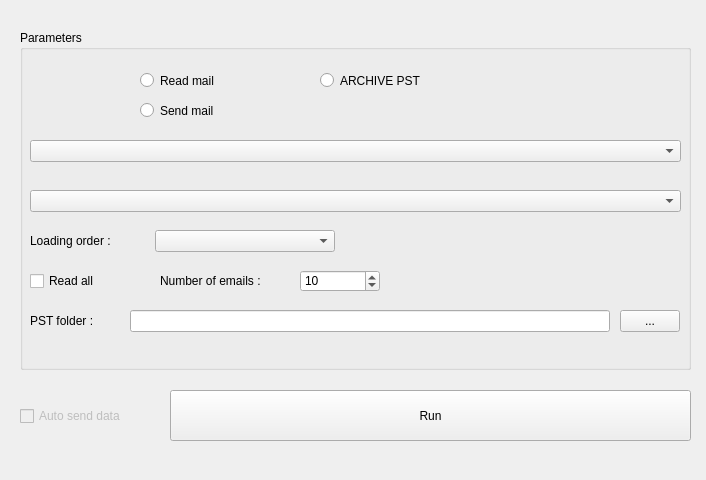
<?xml version="1.0" encoding="UTF-8"?>
<ui version="4.0">
 <class>Form</class>
 <widget class="QWidget" name="Form">
  <property name="geometry">
   <rect>
    <x>0</x>
    <y>0</y>
    <width>706</width>
    <height>480</height>
   </rect>
  </property>
  <property name="windowTitle">
   <string>Form</string>
  </property>

  <widget class="QPushButton" name="pushButton">
   <property name="geometry">
    <rect>
     <x>170</x>
     <y>390</y>
     <width>521</width>
     <height>51</height>
    </rect>
   </property>
   <property name="text">
    <string>Run</string>
   </property>
  </widget>

  <widget class="QGroupBox" name="groupBox">
   <property name="geometry">
    <rect>
     <x>20</x>
     <y>30</y>
     <width>671</width>
     <height>340</height>
    </rect>
   </property>
   <property name="title">
    <string>Parameters</string>
   </property>

   <widget class="QRadioButton" name="radioButton">
    <property name="geometry">
     <rect>
      <x>120</x>
      <y>40</y>
      <width>171</width>
      <height>21</height>
     </rect>
    </property>
    <property name="text">
     <string>Read mail</string>
    </property>
   </widget>

   <widget class="QRadioButton" name="radioButton_2">
    <property name="geometry">
     <rect>
      <x>120</x>
      <y>70</y>
      <width>181</width>
      <height>21</height>
     </rect>
    </property>
    <property name="text">
     <string>Send mail</string>
    </property>
   </widget>

   <!-- NEW: PST MODE -->
   <widget class="QRadioButton" name="radioButton_pst">
    <property name="geometry">
     <rect>
      <x>300</x>
      <y>40</y>
      <width>200</width>
      <height>21</height>
     </rect>
    </property>
    <property name="text">
     <string>ARCHIVE PST</string>
    </property>
   </widget>

   <widget class="QComboBox" name="comboBox">
    <property name="geometry">
     <rect>
      <x>10</x>
      <y>110</y>
      <width>651</width>
      <height>22</height>
     </rect>
    </property>
    <property name="editable">
     <bool>false</bool>
    </property>
   </widget>

   <widget class="QComboBox" name="comboBox_2">
    <property name="geometry">
     <rect>
      <x>10</x>
      <y>160</y>
      <width>651</width>
      <height>22</height>
     </rect>
    </property>
    <property name="editable">
     <bool>false</bool>
    </property>
   </widget>

   <!-- Sort order -->
   <widget class="QLabel" name="label_sort_order">
    <property name="geometry">
     <rect>
      <x>10</x>
      <y>200</y>
      <width>120</width>
      <height>22</height>
     </rect>
    </property>
    <property name="text">
     <string>Loading order :</string>
    </property>
   </widget>

   <widget class="QComboBox" name="comboBox_sort_order">
    <property name="geometry">
     <rect>
      <x>135</x>
      <y>200</y>
      <width>180</width>
      <height>22</height>
     </rect>
    </property>
    <property name="editable">
     <bool>false</bool>
    </property>
   </widget>

   <!-- Read all -->
   <widget class="QCheckBox" name="checkBox_read_all">
    <property name="geometry">
     <rect>
      <x>10</x>
      <y>240</y>
      <width>120</width>
      <height>22</height>
     </rect>
    </property>
    <property name="text">
     <string>Read all</string>
    </property>
   </widget>

   <widget class="QLabel" name="label_email_count">
    <property name="geometry">
     <rect>
      <x>140</x>
      <y>240</y>
      <width>130</width>
      <height>22</height>
     </rect>
    </property>
    <property name="text">
     <string>Number of emails :</string>
    </property>
   </widget>

   <widget class="QSpinBox" name="spinBox_email_count">
    <property name="geometry">
     <rect>
      <x>280</x>
      <y>240</y>
      <width>80</width>
      <height>22</height>
     </rect>
    </property>
    <property name="minimum">
     <number>1</number>
    </property>
    <property name="maximum">
     <number>99999</number>
    </property>
    <property name="value">
     <number>10</number>
    </property>
   </widget>

   <!-- NEW: PST folder -->
   <widget class="QLabel" name="label_pst_folder">
    <property name="geometry">
     <rect>
      <x>10</x>
      <y>280</y>
      <width>120</width>
      <height>22</height>
     </rect>
    </property>
    <property name="text">
     <string>PST folder :</string>
    </property>
   </widget>

   <widget class="QLineEdit" name="lineEdit_pst_folder">
    <property name="geometry">
     <rect>
      <x>110</x>
      <y>280</y>
      <width>480</width>
      <height>22</height>
     </rect>
    </property>
   </widget>

   <widget class="QPushButton" name="pushButton_browse_pst">
    <property name="geometry">
     <rect>
      <x>600</x>
      <y>280</y>
      <width>60</width>
      <height>22</height>
     </rect>
    </property>
    <property name="text">
     <string>...</string>
    </property>
   </widget>

  </widget>

  <widget class="QCheckBox" name="checkBox_send">
   <property name="enabled">
    <bool>false</bool>
   </property>
   <property name="geometry">
    <rect>
     <x>20</x>
     <y>408</y>
     <width>131</width>
     <height>16</height>
    </rect>
   </property>
   <property name="text">
    <string>Auto send data</string>
   </property>
  </widget>

 </widget>
 <resources/>
 <connections/>
</ui>
